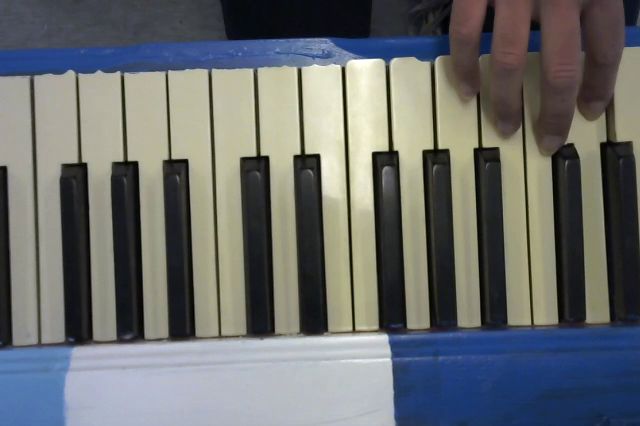
#> input picture frame 32 of piano.mov, 640 x 426 px, given in place of piano5.mov, which was not available
$ python notesGet2.py   (older library calls are emulated)
#> lines starting #> are read from the running program, lines starting #| are printed output that depends on the picture; after the words box and inside, x2 and y2 are one past the last pixel; in counts of white or black regions, pixels touching at a corner belong together; pictures that were not available may be replaced by others from this repository, and a replacement may not be noted
import cv2
import numpy as np
import os
import time

video = cv2.VideoCapture("Media/piano5.mov")
notes=[]
while(True):
	ret, frame = video.read()
#> frame is the input picture: shape (426, 640, 3); mean B, G, R 109.7, 109.5, 106.4
	if not ret:
		break
	frame = frame[80:220, 0:1000]
#> frame: shape (140, 640, 3)

	gray = cv2.cvtColor(frame, cv2.COLOR_BGR2GRAY)
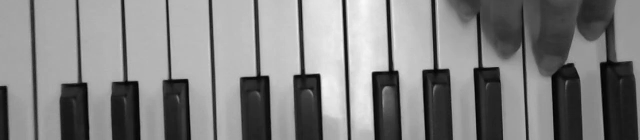
#> gray: shape (140, 640); min 1, max 249, mean 130.7

	blur = cv2.GaussianBlur(gray,(5,5),0)

	outerBox = cv2.adaptiveThreshold(blur, 255, cv2.ADAPTIVE_THRESH_MEAN_C, cv2.THRESH_BINARY, 5, 2)
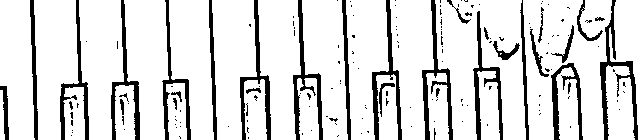
#> outerBox: shape (140, 640); 85.2% white; 161 black regions (129 under 20 px), largest, box (x1, y1, x2, y2) and area: (600, 0, 638, 140) 1164, (422, 0, 453, 140) 1018, (293, 0, 323, 140) 1005
	outerBox = cv2.bitwise_not(outerBox)

	edges = cv2.Canny(outerBox,100,100)
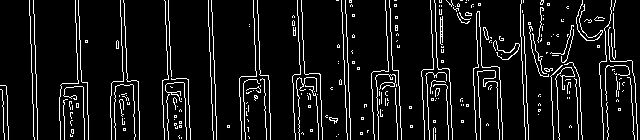
#> edges: shape (140, 640); 8.5% white in thin lines or dots

	kernel = cv2.getStructuringElement(cv2.MORPH_RECT,(5,5))

	dilation = cv2.dilate(edges, kernel, iterations = 2)
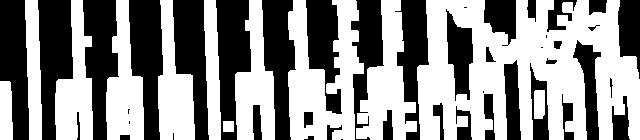
#> dilation: shape (140, 640); 55.3% white; 44 black regions (8 under 20 px)

	key = []
	_, contours, _ = cv2.findContours(dilation,cv2.RETR_LIST,cv2.CHAIN_APPROX_SIMPLE)
#> contours = 27 contours, 8 with area under 20; largest, box (x1, y1, x2, y2) and area: (417, 0, 640, 140) 21468, (288, 0, 364, 140) 6202, (356, 0, 417, 140) 4038, (106, 0, 144, 140) 3206, (235, 0, 275, 140) 3166
	for cnt in contours:
		x,y,w,h = cv2.boundingRect(cnt)
		area = cv2.contourArea(cnt)
		digit=edges[y:y+h,x:x+w]
		# if (area > 3000 and area < 14000):
		if(area > 1000 and area < 5000):
			cv2.rectangle(frame,(x,y),(x+w,y+h),(200,0,0),2)
			key.append([x,y,w,h])
		else:
			pass
#> this loop made 27 passes
#> (x, y, w, h, area) on passes 3, 6, 7, 8, 9, 11, 13, 15, 17, 19, 20, 21: (303, 111, 11, 18, 146.5), (534, 90, 11, 29, 273.5), (0, 81, 13, 59, 645.5), (609, 77, 5, 22, 49), (545, 57, 13, 8, 56), (485, 46, 12, 17, 102), (553, 40, 10, 10, 67.5), (587, 25, 10, 7, 29.5), (445, 8, 29, 94, 1592), (417, 0, 223, 140, 21467.5), (356, 0, 61, 140, 4038.5), (288, 0, 76, 140, 6202)
#> (cnt, x, y, w, h, area) on pass 1: ([[223, 121], [223, 131], [233, 131], [233, 121]], 223, 121, 11, 11, 100)
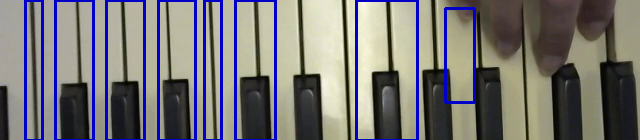
#> frame: shape (140, 640, 3); mean B, G, R 119, 118.2, 120.1
#> after the loop, key = [[445, 8, 29, 94], [356, 0, 61, 140], [235, 0, 40, 140], [204, 0, 17, 140], [158, 0, 37, 140], [106, 0, 38, 140], [55, 0, 38, 140], [25, 0, 17, 140]]

	key.sort(key=lambda x: x[0])
	num = 0
	letters = ["a", "b", "c", "d", "e", "f", "g", "a'", "b'", "c'", "d'", "e'", "f'", "g'"]

	# labels
	label = []
	for box in key:
		font = cv2.FONT_HERSHEY_SIMPLEX
		cv2.putText(frame, letters[num],(box[0],box[1]), font, 1,(0,0,255),2,cv2.LINE_AA)
		label.append([letters[num],box[0],box[1]])
		num += 1
#> this loop made 8 passes
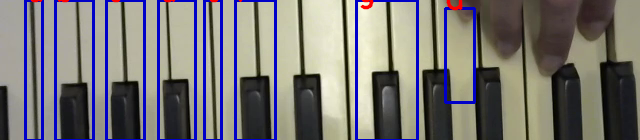
#> frame: shape (140, 640, 3); 0.43% of pixels changed, all inside (x1, y1, x2, y2) = (30, 0, 463, 11)
#> after the loop, label = [['a', 25, 0], ['b', 55, 0], ['c', 106, 0], ['d', 158, 0], ['e', 204, 0], ['f', 235, 0], ['g', 356, 0], ["a'", 445, 8]]; num = 8

	lastvalue = 0
	for l in label:
		diff = abs(l[1] - lastvalue)
		if diff > 100:
			notes.append(l[0])
			cv2.putText(frame, l[0],(450,100), font, 4,(255,0,0),5,cv2.LINE_AA)
		lastvalue = l[1]
#> this loop made 8 passes
#> (l, diff, lastvalue) on passes 1 to 8: (['a', 25, 0], 25, 25), (['b', 55, 0], 30, 55), (['c', 106, 0], 51, 106), (['d', 158, 0], 52, 158), (['e', 204, 0], 46, 204), (['f', 235, 0], 31, 235), (['g', 356, 0], 121, 356), (["a'", 445, 8], 89, 445)
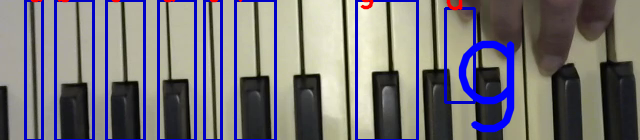
#> frame: shape (140, 640, 3); 2.36% of pixels changed, all inside (x1, y1, x2, y2) = (458, 40, 515, 133)
#> after the loop, notes = ['g']

	cv2.imshow("dude", frame)


	if cv2.waitKey(15) & 0xFF == ord('q'):
#> (key q is pressed here)
		break
print(notes)
#| ['g']
notes = notes[0::18]
file = open('lily.ly', 'w')

file.write('\\version "2.18.2" \n \language "english" \n \\relative{\n \clef "treble_8"')

for i in notes:
	file.write(i)
	file.write("\n")
#> this loop made 1 pass
file.write("}")
file.close()
os.system("lilypond lily.ly")
os.system("open lily.pdf")

video.release()
cv2.destroyAllWindows()

$ run again, starting later in the video
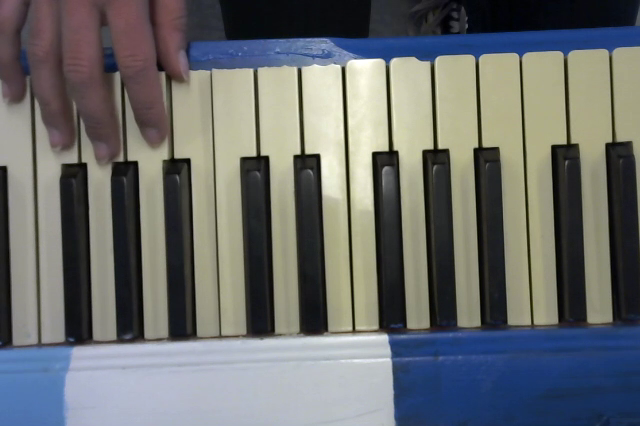
#> input picture frame 146 of piano.mov, 640 x 426 px, given in place of piano5.mov, which was not available
#> frame is the input picture: shape (426, 640, 3); mean B, G, R 109.2, 109.3, 106.7
#> `outerBox = cv2.adaptiveThreshold(blur, 255, cv2.ADAPTIVE_THRESH_MEAN_C..`:
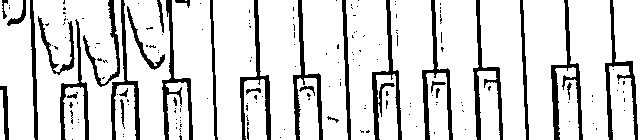
#> outerBox: shape (140, 640); 84.3% white; 177 black regions (143 under 20 px), largest, box (x1, y1, x2, y2) and area: (551, 0, 583, 140) 1077, (372, 0, 402, 140) 1050, (473, 0, 503, 140) 968
#> edges: shape (140, 640); 9.2% white in thin lines or dots
#> dilation: shape (140, 640); 58.4% white; 45 black regions (7 under 20 px)
#> contours = 24 contours, 5 with area under 20; largest, box (x1, y1, x2, y2) and area: (0, 0, 197, 140) 17586, (235, 0, 416, 140) 14412, (411, 0, 468, 140) 3834, (546, 0, 587, 140) 3518, (600, 0, 640, 140) 3284
#> the loop `for cnt in contours:` made 24 passes
#> (x, y, w, h, area) on passes 1, 2, 3, 6, 7, 9, 10, 11: (588, 118, 14, 16, 165.5), (127, 109, 4, 15, 36.5), (562, 107, 12, 17, 110.5), (587, 90, 11, 17, 159), (324, 89, 19, 27, 366), (0, 81, 13, 59, 644.5), (63, 74, 11, 6, 40.5), (100, 65, 13, 8, 51)
#> after the loop `for cnt in contours:`: key = [[600, 0, 40, 140], [546, 0, 41, 140], [515, 0, 18, 140], [460, 0, 47, 140], [411, 0, 57, 140], [195, 0, 27, 140]]
#> the loop `for box in key:` made 6 passes
#> after the loop `for box in key:`: label = [['a', 195, 0], ['b', 411, 0], ['c', 460, 0], ['d', 515, 0], ['e', 546, 0], ['f', 600, 0]]; num = 6
#> the loop `for l in label:` made 6 passes
#> (l, diff, lastvalue) on passes 1 to 6: (['a', 195, 0], 195, 195), (['b', 411, 0], 216, 411), (['c', 460, 0], 49, 460), (['d', 515, 0], 55, 515), (['e', 546, 0], 31, 546), (['f', 600, 0], 54, 600)
#> after the loop `for l in label:`:
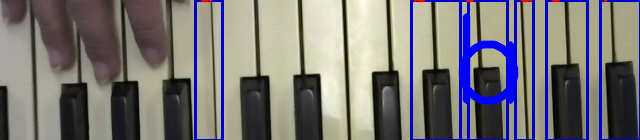
#> frame: shape (140, 640, 3); mean B, G, R 119.3, 118.6, 121.2
#> after the loop `for l in label:`: notes = ['a', 'b']
#| ['a', 'b']
#> `notes = notes[0::18]`: notes = ['a']
#> the loop `for i in notes:` made 1 pass

$ run again, starting later in the video
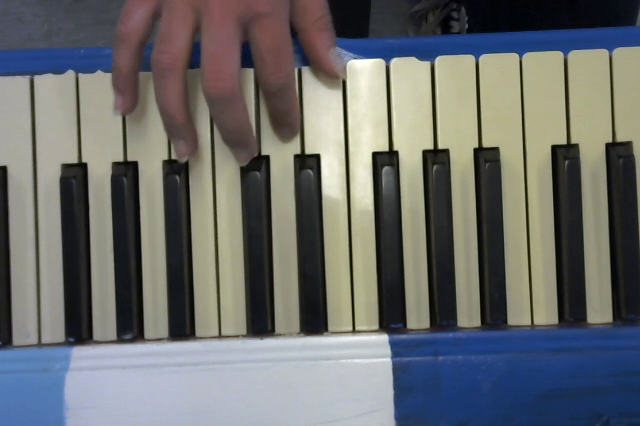
#> input picture frame 260 of piano.mov, 640 x 426 px, given in place of piano5.mov, which was not available
#> frame is the input picture: shape (426, 640, 3); mean B, G, R 109.1, 109.1, 107
#> `outerBox = cv2.adaptiveThreshold(blur, 255, cv2.ADAPTIVE_THRESH_MEAN_C..`:
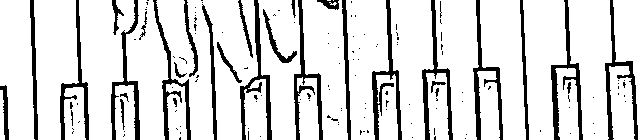
#> outerBox: shape (140, 640); 84.6% white; 145 black regions (114 under 20 px), largest, box (x1, y1, x2, y2) and area: (372, 0, 402, 140) 1058, (551, 0, 583, 140) 1057, (240, 0, 272, 140) 970
#> edges: shape (140, 640); 8.8% white in thin lines or dots
#> dilation: shape (140, 640); 57% white; 38 black regions (6 under 20 px)
#> contours = 22 contours, 5 with area under 20; largest, box (x1, y1, x2, y2) and area: (106, 0, 417, 140) 27029, (417, 0, 457, 140) 3661, (546, 0, 587, 140) 3441, (600, 0, 640, 140) 3226, (460, 0, 507, 140) 3078
#> the loop `for cnt in contours:` made 22 passes
#> (x, y, w, h, area) on passes 2, 3, 4, 6, 11, 14, 15, 16: (535, 125, 11, 11, 99), (588, 118, 12, 21, 201), (171, 113, 11, 11, 71), (127, 104, 4, 23, 51), (0, 81, 13, 59, 643), (121, 19, 8, 7, 30), (600, 0, 40, 140, 3226.5), (546, 0, 41, 140, 3441)
#> after the loop `for cnt in contours:`: key = [[600, 0, 40, 140], [546, 0, 41, 140], [515, 0, 18, 140], [460, 0, 47, 140], [417, 0, 40, 140], [55, 0, 38, 140], [25, 0, 17, 140]]
#> the loop `for box in key:` made 7 passes
#> after the loop `for box in key:`: label = [['a', 25, 0], ['b', 55, 0], ['c', 417, 0], ['d', 460, 0], ['e', 515, 0], ['f', 546, 0], ['g', 600, 0]]; num = 7
#> the loop `for l in label:` made 7 passes
#> (l, diff, lastvalue) on passes 1 to 7: (['a', 25, 0], 25, 25), (['b', 55, 0], 30, 55), (['c', 417, 0], 362, 417), (['d', 460, 0], 43, 460), (['e', 515, 0], 55, 515), (['f', 546, 0], 31, 546), (['g', 600, 0], 54, 600)
#> after the loop `for l in label:`:
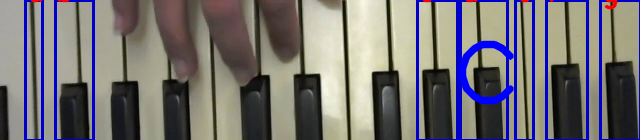
#> frame: shape (140, 640, 3); mean B, G, R 116.4, 114.8, 117.9
#> after the loop `for l in label:`: notes = ['c']
#| ['c']
#> the loop `for i in notes:` made 1 pass
